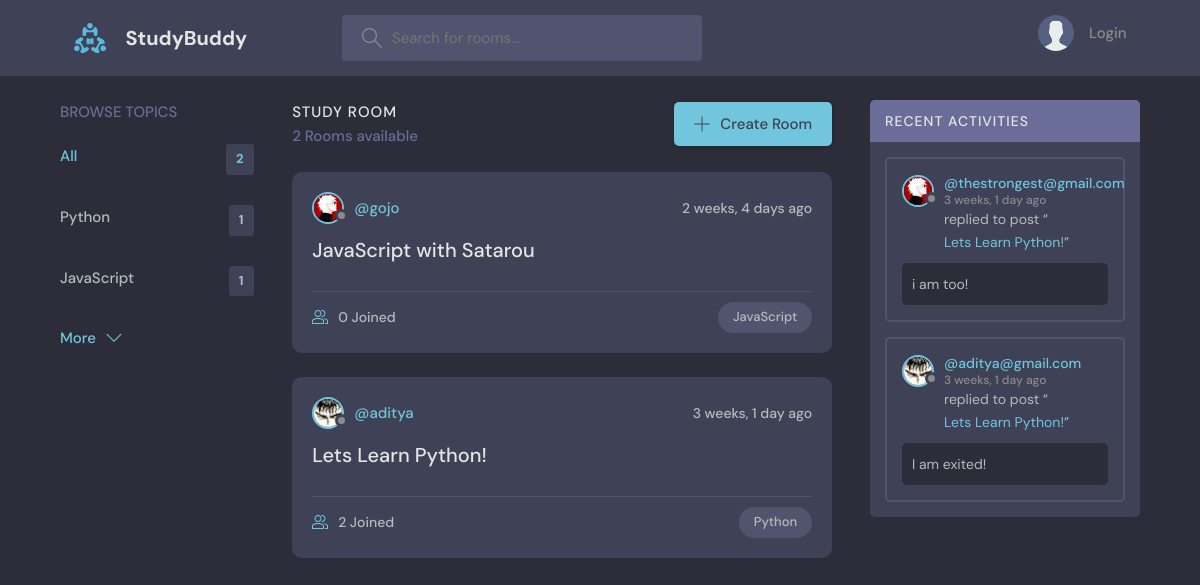
The page / on the database its author committed.
### base/models.py (models this page shows, shortened)
class Topic(models.Model):
    name = models.CharField(max_length=200)

class Room(models.Model):
    host = models.ForeignKey(User, on_delete=models.SET_NULL, null = True)
    topic = models.ForeignKey(Topic, on_delete=models.SET_NULL , null=True)
    name = models.CharField(max_length=200)
    description = models.TextField(null=True, blank=True)
    participants = models.ManyToManyField(User, related_name='participants', blank = True)
    updated = models.DateTimeField(auto_now=True)
    created = models.DateTimeField(auto_now_add=True)
    class Meta:
        ordering = ['-updated' , '-created']
    def __str__(self) :
        return self.name

class User(AbstractUser):
    name = models.CharField(max_length=200, null=True)
    email = models.EmailField(unique=True, null=True)
    bio = models.TextField(null=True)
    avatar = models.ImageField(null=True, default="avatar.svg")
    USERNAME_FIELD = 'email'
    REQUIRED_FIELDS = []

class Message(models.Model):
    user = models.ForeignKey(User , on_delete=models.CASCADE)
    room = models.ForeignKey(Room, on_delete=models.CASCADE)
    body = models.TextField()
    updated = models.DateTimeField(auto_now=True)
    created = models.DateTimeField(auto_now_add=True)
    class Meta:
        ordering = ['-updated' , '-created']

### base/views.py (the view)
# urls.py: 2. Add a URL to urlpatterns:  path('', views.home, name='home')
def home(request):
    q = request.GET.get("q") if request.GET.get("q") != None else ""
    rooms = Room.objects.filter(
        Q(topic__name__icontains=q)
        | Q(name__icontains=q)
        |  # Filter by room name containing the search query
        Q(description__icontains=q)
    )
    topics = Topic.objects.all()[0:5]
    room_count = rooms.count()
    room_messages = Message.objects.filter(
        Q(room__topic__name__icontains=q)
    )
    context = {
        "rooms": rooms,
        "topics": topics,
        "room_count": room_count,
        "room_messages": room_messages,
    }
    return render(request, "base/home.html", context)

### base/templates/base/home.html (shortened to what this page needs)
{% extends 'main.html' %}
{% block content %}
<main class="layout layout--3">
    <div class="container">
        {% include 'base/topics_components.html' %}
        <div class="roomList">
            <div class="roomList__header">
                <div>
                    <h2>Study Room</h2>
                    <p>{{room_count}} Rooms available</p>
                </div>
                <a class="btn btn--main" href="{% url 'create-room' %}">
                    <svg version="1.1" xmlns="http://www.w3.org/2000/svg" width="32" height="32" viewBox="0 0 32 32">
                        <title>add</title>
                        <path
                            d="M16.943 0.943h-1.885v14.115h-14.115v1.885h14.115v14.115h1.885v-14.115h14.115v-1.885h-14.115v-14.115z">
                        </path>
                    </svg>
                    Create Room
                </a>
            </div>
            {% include 'base/feed_component.html' %}
        </div>
        {% include 'base/activity_component.html' %}
    </div>
</main>
{% endblock content %}

### base/templates/base/topics_components.html
<div class="topics">
    <div class="topics__header">
        <h2>Browse Topics</h2>
    </div>
    <ul class="topics__list">
        <li>
            <a href="{% url 'home' %}" class="active">All
                <span>{{topics.count}}</span>
            </a>
        </li>
        {% for topic in topics %}
        <li>
            <a href="{% url 'home' %}?q={{topic.name}}">
                {{topic.name}}
                <span>{{topic.room_set.all.count}}</span>
            </a>
        </li>
        {% endfor %}
    </ul>
    <a class="btn btn--link" href="{% url 'topics' %}">
        More
        <svg version="1.1" xmlns="http://www.w3.org/2000/svg" width="32" height="32" viewBox="0 0 32 32">
            <title>chevron-down</title>
            <path d="M16 21l-13-13h-3l16 16 16-16h-3l-13 13z"></path>
        </svg>
    </a>
</div>

### base/templates/base/feed_component.html (shortened to what this page needs)
{% for room in rooms %}
<div class="roomListRoom">
    <div class="roomListRoom__header">
        <a href="{% url 'user-profile' room.host.id %}" class="roomListRoom__author">
            <div class="avatar avatar--small">
                <img src="{{room.host.avatar.url}}" />
            </div>
            <span>@{{room.host.username}}</span>
        </a>
        <div class="roomListRoom__actions">
            <span>{{room.created | timesince}} ago</span>
        </div>
    </div>
    <div class="roomListRoom__content">
        <a href="{% url 'room' room.id %}">{{room.name}}</a>
    </div>
    <div class="roomListRoom__meta">
        <a href="{% url 'room' room.id %}l" class="roomListRoom__joined">
            {{room.participants.all.count}} Joined
        </a>
        <p class="roomListRoom__topic">{{room.topic.name}}</p>
    </div>
</div>
{% endfor %}

### base/templates/base/activity_component.html (shortened to what this page needs)
<div class="activities">
    <div class="activities__header">
        <h2>Recent Activities</h2>
    </div>
    {% for message in room_messages %}
    <div class="activities__box">
        <div class="activities__boxHeader roomListRoom__header">
            <a href="{% url 'user-profile' message.user.id %}" class="roomListRoom__author">
                <div class="avatar avatar--small">
                    <img
                        src="{{message.user.avatar.url}}" />
                </div>
                <p>
                    @{{message.user}}
                    <span>{{message.created | timesince}} ago</span>
                </p>
            </a>
        </div>
        <div class="activities__boxContent">
            <p>
                replied to post “
                <a href="{% url 'room' message.room.id %}">{{message.room}}</a>”
            </p>
            <div class="activities__boxRoomContent">
                {{message.body}}
            </div>
        </div>
    </div>
    {% endfor %}
</div>

### rows shown on the page
Topic: name "Python", room_set.all.count "1"
Topic: name "JavaScript", room_set.all.count "1"
Room: host.avatar (picture), host.username "gojo", created "2 weeks, 4 days", name "JavaScript with Satarou", participants.all.count "0", topic.name "JavaScript"
Room: host.avatar (picture), host.username "aditya", created "3 weeks, 1 day", name "Lets Learn Python!", participants.all.count "2", topic.name "Python"
Message: user.avatar (picture), user "thestrongest@gmail.com", created "3 weeks, 1 day", room "Lets Learn Python!", body "i am too!"
Message: user.avatar (picture), user "aditya@gmail.com", created "3 weeks, 1 day", room "Lets Learn Python!", body "I am exited!"

### other values the page prints
{{ topics.count }} "2"
{{ room_count }} "2"
